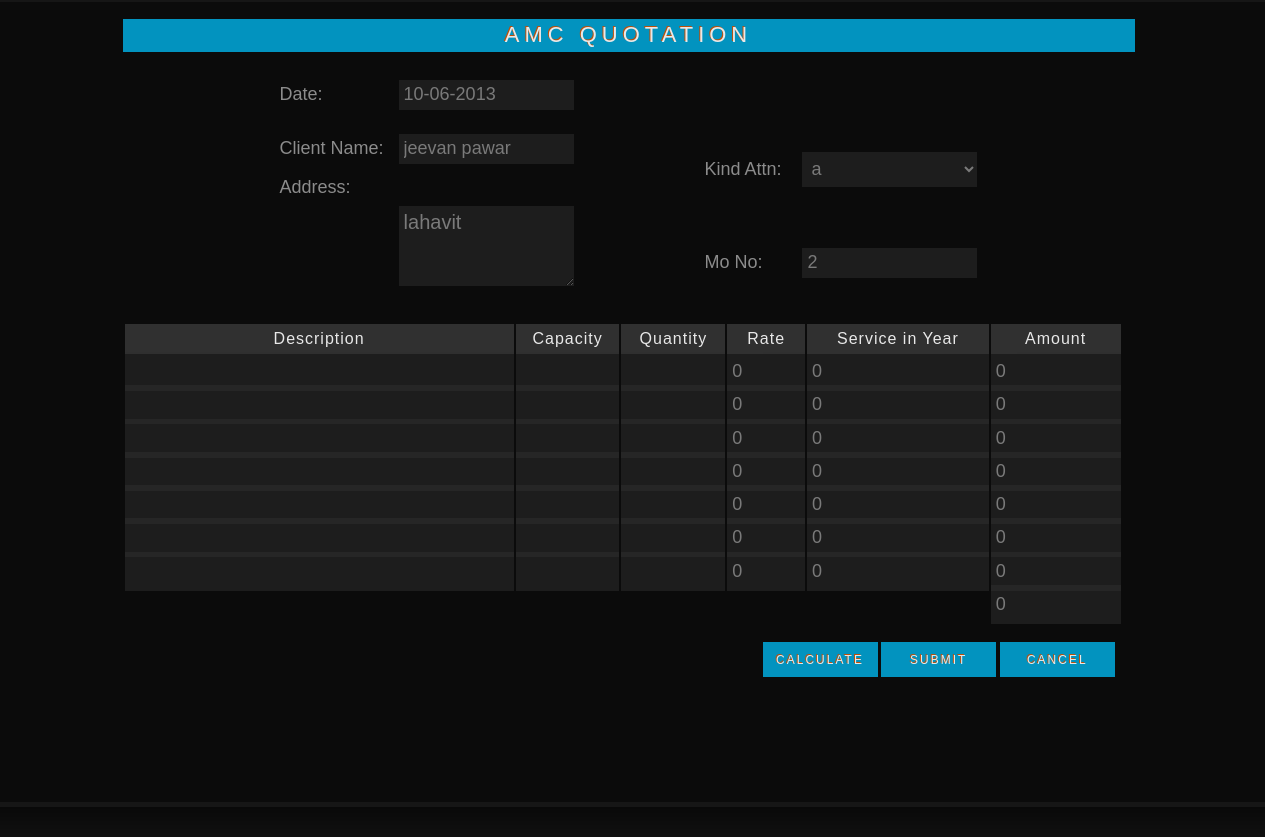
Page /quotationI.php?c_id2=11 on the committed database.
### tables this page shows
CREATE TABLE IF NOT EXISTS `clients` (
  `c_id` int(11) NOT NULL AUTO_INCREMENT,
  `e_id` int(11) NOT NULL,
  `c_first` varchar(25) NOT NULL,
  `c_last` varchar(25) NOT NULL,
  `c_add` text NOT NULL,
  `c_city` varchar(25) NOT NULL,
  `c_pin` int(11) NOT NULL,
  `c_ph` bigint(11) NOT NULL,
  `c_mo` bigint(11) NOT NULL,
  `c_email` varchar(25) NOT NULL,
  `c_amc` bigint(11) NOT NULL,
  `c_site` varchar(25) NOT NULL,
  `c_ot` int(11) NOT NULL,
  `c_ut` int(11) NOT NULL,
  PRIMARY KEY (`c_id`)
);

### quotationI.php (the view, shortened to what this page needs)
<?php
$qu=$_REQUEST['c_id2'];
$c_query="select * from clients where c_id=".$qu;
$c_res=mysql_query($c_query);
$c_row2=mysql_fetch_array($c_res);
$c_emp="select * from emp";
$c_emp_res=mysql_query($c_emp);
?>
<html>
<head>
<link rel="stylesheet" href="styles.css" type="text/css" />
</head>
<body>
<div id="container">
    <div id="sub-header">
                <div class="quo">
                <form name="form5" action="" method="post">
                <br />
                <div class="quotationI"><center>AMC QUOTATION</center></div>
                <br />
                <table class="q_info">
                <tr><td class="l_form">Date:</td><td><input name="q_date" class="q_in" type="text" value="<?php  echo date("d-m-Y"); ?>"/></td></tr>
                <tr><td class="l_form">Client Name:</td>
                <td>
                <input type="text" class="q_in" name="q_name" value="<?php echo $c_row2[2].' '.$c_row2[3]; ?>">
                </td>
                </tr>
                <tr><td class="l_form" valign="top">Address:</td><td><textarea class="q_add" name="q_address"><?php echo $c_row2[4]; ?></textarea></td></tr>
                </table>
                <table class="q_info2">
                <tr><td class="l_form">&nbsp;</td><td>&nbsp;</td></tr>
                <tr><td class="l_form">Kind Attn:</td>
                <td>
                <select class="q_add_i" name="q_attn">
				<?php
				while($c_row_emp=mysql_fetch_array($c_emp_res))
				{
					echo "<option>";
					echo $c_row_emp[1];
					echo "</option>";
				}
				?>
                </select>
                </td>
                </tr>
                <tr><td class="l_form">Mo No:</td><td><input name="q_mo" class="q_in" type="text" value="<?php echo $c_row2[8]; ?>" /></td>
                </table>
                <br />
                <table class="des">
                <tr>
                <td class="heading" width="300">Description</td>
                <td class="heading" width="80">Capacity</td>
                <td class="heading" width="80">Quantity</td>
                <td class="heading" width="60">Rate</td>
                <td class="heading" width="140">Service in Year</td>
                <td class="heading" width="100">Amount</td></tr>
                <tr class="data">
                <td><input type="text" class="des_in" name="d1" /> </td>
                <td><input type="text" class="des_cap" name="c1" /></td>
                <td><input type="text" class="des_q" name="q1" /></td>
                <td><input type="text" class="des_r" name="r1"/ value="0"></td>
                <td><input type="text" class="des_ser" name="s1" value="0" /></td>
                <td><input type="text" class="des_amt" name="a1" value="0" /></td>
                </tr>
                <tr class="data">
                <td><input type="text" class="des_in" name="d2" /></td>
                <td><input type="text" class="des_cap" name="c2" /></td>
                <td><input type="text" class="des_q" name="q2" /></td>
                <td><input type="text" class="des_r" name="r2"/ value="0"></td>
                <td><input type="text" class="des_ser" name="s2" value="0" /></td>
                <td><input type="text" class="des_amt" name="a2" value="0" /></td>
                </tr>
                <tr class="data">
                <td><input type="text" class="des_in" name="d3" /></td>
                <td><input type="text" class="des_cap" name="c3" /></td>
                <td><input type="text" class="des_q" name="q3" /></td>
                <td><input type="text" class="des_r" name="r3"/ value="0"></td>
                <td><input type="text" class="des_ser" name="s3" value="0" /></td>
                <td><input type="text" class="des_amt" name="a3" value="0" /></td>
                </tr>
                <tr class="data">
                <td><input type="text" class="des_in" name="d4" /></td>
                <td><input type="text" class="des_cap" name="c4" /></td>
                <td><input type="text" class="des_q" name="q4" /></td>
               <td><input type="text" class="des_r" name="r4"/ value="0"></td>
                <td><input type="text" class="des_ser" name="s4" value="0" /></td>
                <td><input type="text" class="des_amt" name="a4" value="0" /></td>
                </tr>
                <tr class="data">
                <td><input type="text" class="des_in" name="d5" /></td>
                <td><input type="text" class="des_cap" name="c5" /></td>
                <td><input type="text" class="des_q" name="q5" /></td>
                <td><input type="text" class="des_r" name="r5"/ value="0"></td>
                <td><input type="text" class="des_ser" name="s5" value="0" /></td>
                <td><input type="text" class="des_amt" name="a5" value="0" /></td>
                </tr>
                <tr class="data">
                <td><input type="text" class="des_in" name="d6" /></td>
                <td><input type="text" class="des_cap" name="c6" /></td>
                <td><input type="text" class="des_q" name="q6" /></td>
                <td><input type="text" class="des_r" name="r6"/ value="0"></td>
                <td><input type="text" class="des_ser" name="s6" value="0" /></td>
                <td><input type="text" class="des_amt" name="a6" value="0" /></td>
                </tr>
                <tr class="data">
                <td><input type="text" class="des_in" name="d7" /></td>
                <td><input type="text" class="des_cap" name="c7" /></td>
                <td><input type="text" class="des_q" name="q7" /></td>
                <td><input type="text" class="des_r" name="r7"/ value="0"></td>
                <td><input type="text" class="des_ser" name="s7" value="0" /></td>
                <td><input type="text" class="des_amt" name="a7" value="0" /></td>
                </tr>
                <tr class="data"><td></td><td></td><td></td><td></td><td>&nbsp;</td>
                <td><input type="text" class="des_amt" name="a8" value="0" id="quo" /></td>
                </tr>
                </table>
                <div class="q_button">
                <input type="button" name="send" class="formbutton" value=" Calculate " onClick="calculate()" />
                <input name="submit" class="formbutton" value=" Submit " type="submit" onClick="javascript:return validateMyForm();"/>
                <input name="cancel" class="formbutton" value="Cancel" type="submit" />
                </div>
                </form>
  				</div>
                </div>
</div>
 <div id="footer">
    </div>
</body>
</html>

### styles.css (style rules this page uses)
body { background: #161616; margin:0; padding:0; font-family: Verdana, Geneva, sans-serif; font-size: 13px; color: #666; }
* { margin:0; padding:0; }
form input, form select, form textarea { padding: 5px; color: #333333; border: 1px solid #ddd; border-right:1px solid #ccc; border-bottom:1px solid #ccc; background-color:#fff; font-family: Arial, Helvetica, sans-serif; font-size: 13px; }
form input.formbutton { color: #ffffff; padding: 6px 8px; font-size: 12px; letter-spacing:2px; font-family: Arial, Helvetica, sans-serif; text-decoration: none; text-transform: uppercase; text-shadow:-1px -1px #CE5709; background:#00a1d2; border: none; width:115px; height:35px; overflow: visible; }
#container { width: 960px; margin: 0 auto; padding: 0px; }
div#sub-header { margin-top:2px; margin-bottom:5px; margin-left:-180px; width:1315px; height: 800px; background-color:#0A0A0A; opacity:0.9; }
#footer { margin:0 auto; background: #000 url('images/footer.jpg') repeat-x scroll bottom left; padding: 30px 5px 0; }
.quo { margin-left:50px; }
.q_button { margin-top:20px; margin-left:740px; }
.quotationI { font-size:22px; color:#fff; font-family: Arial, Helvetica, sans-serif; font-weight:500; letter-spacing:5px; background-color:#00a1d2; width:80%; height:30px; margin-left:100px; margin-top:2px; text-shadow:-1px -1px #CE5709; padding:3px 0px 0px 0px; }
.l_form { margin-left:125px; margin-top:30px; font-size:18px; color:#999; border:none; }
.q_in { width:175px; height:30px; background-color:#333; opacity:0.5; font-size:18px; color:#fff; border:none; }
.heading { background-color:#333; color:#FFF; height:30px; letter-spacing:1px; }
.des { width:1000px; height:300px; margin-left:100px; text-align:center; }
.q_info { width:320px; height:250px; margin-left:255px; }
.q_info2 { width:320px; height:250px; margin-left:680px; margin-top:-260px; }
.q_add { width:175px; height:80px; background-color:#333; opacity:0.5; font-size:20px; border:none; color:#fff; }
.q_add_i { width:175px; height:35px; background-color:#333; opacity:0.5; font-size:18px; border:none; color:#fff; }
.des_in { width:100%; height:125%; background-color:#333; opacity:0.5; font-size:18px; color:#FFF; border:none; }
.des_cap { width:100%; height:125%; background-color:#333; opacity:0.5; font-size:18px; color:#FFF; border:none; }
.des_ser { width:100%; height:125%; background-color:#333; opacity:0.5; font-size:18px; color:#FFF; border:none; }
.des_amt { width:100%; height:125%; background-color:#333; opacity:0.5; font-size:18px; color:#FFF; border:none; }
.des_r { width:100%; height:125%; background-color:#333; opacity:0.5; font-size:18px; color:#FFF; border:none; }
.des_q { width:100%; height:125%; background-color:#333; opacity:0.5; font-size:18px; color:#FFF; border:none; }
select { width:186px; }
option { background:#FFF; font-size:18px; color:#000; }

### rows in the picture
clients: q_name "jeevan pawar", q_address "lahavit", q_mo "2"

### other values in the picture
form field q_attn "a"
